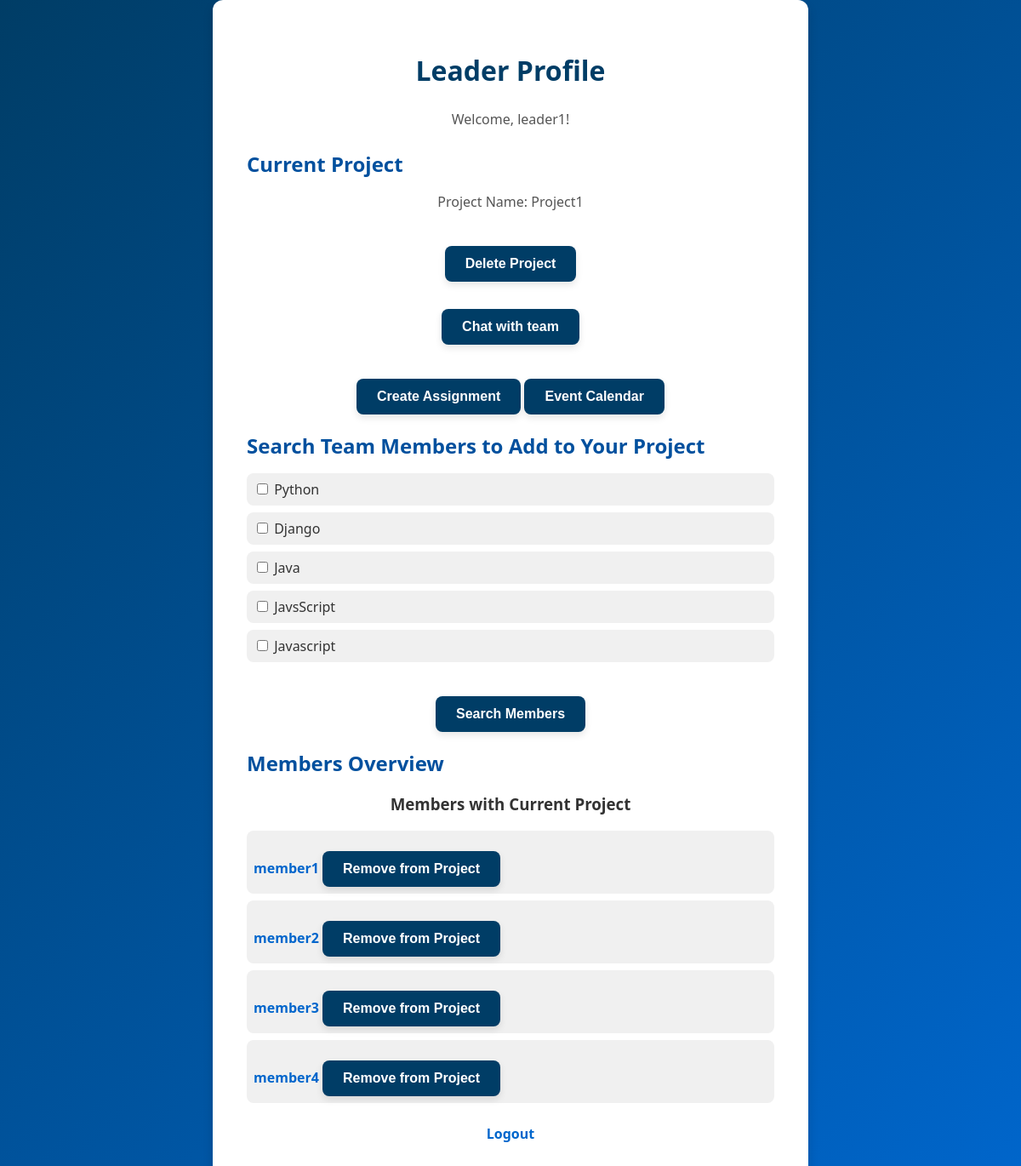
Screenshot of /leader_profile/ (signed in) with the database file from the repository.
### dashboard/models.py (models this page shows, shortened)
class CustomUser(AbstractUser):
    ROLE_CHOICE=(
        ('member','Member'),
        ('leader', 'leader'),
    )
    user_type=models.CharField(max_length=20,choices=ROLE_CHOICE)
    username=models.CharField(max_length=150,unique=True,error_messages={'unique':'A user with this username already exists'})
    is_admin = models.BooleanField(default=False)
    skills=models.ManyToManyField(Skill, blank=True,related_name='users')
    project=models.ForeignKey(Project, on_delete=models.SET_NULL, related_name='project', null=True, blank=True)
    objects=CustomUserManager()

class Project(models.Model):
    name=models.CharField(max_length=100, unique= True)

class Skill(models.Model):
    name=models.CharField(max_length=100, unique=True)
    search_keyword= models.CharField(max_length=100, help_text="keyword to search for videos to learn", blank=True)
    COMPETENCY_CHOICES=(
        ('novice','Novice'),
        ('beginner', 'Beginner'),
        ('intermediate', 'Intermediate'),
        ('proficient', 'Proficient'),
        ('expert', 'Expert'),
    )
    competency=models.CharField(choices=COMPETENCY_CHOICES, max_length=20)

### dashboard/views.py (the view, shortened to what this page needs)
# urls.py: path('leader_profile/', LeaderProfileView.as_view(), name='leader_profile'),
class LeaderProfileView(View):
    def get(self, request, *args, **kwargs):
        user = request.user
        project = user.project
        project_form = LeaderProfileForm()
        all_skills = Skill.objects.all()[:5]
        if project:
            occupied_with_current_project = CustomUser.objects.filter(
                project=project, user_type='member'
            )
        else:
            occupied_with_current_project = CustomUser.objects.none()
        context = {
            'user': user,
            'project': project,
            'project_form': project_form,
            'all_skills': all_skills,
            'occupied_with_current_project': occupied_with_current_project,
        }
        return render(request, 'leader_profile.html', context)

### dashboard/forms.py (shortened to what this page needs)
class LeaderProfileForm(forms.ModelForm):
    name = forms.CharField(label='Project Name', max_length=100, required=True)
    class Meta:
        model = Project
        fields = ['name']

### dashboard/templates/leader_profile.html (shortened to what this page needs)
<!DOCTYPE html>
<html lang="en">
<head>
    {% load static %}
    <link rel="stylesheet" href="{% static 'css/profile.css' %}">
</head>
<body>
    <div class="container">
        <div class="content">
            <h1>Leader Profile</h1>
            <p>Welcome, {{ user.username }}!</p>
            {% if project %}
                <h2>Current Project</h2>
                <p>Project Name: {{ project.name }}</p>
                <form method="post">
                    <button type="submit" name="delete_project">Delete Project</button>
                </form>
                <p><a href="{% url 'team_chat' project.id %}"><button>Chat with team</button></a></p>
            {% endif %}
            <a href="{% url 'search_videos' %}"><button>Create Assignment</button></a>
            <a href="{% url 'calendar_view' %}"><button>Event Calendar</button></a>
            <h2>Search Team Members to Add to Your Project</h2>
            <form method="POST">
                <ul>
                    {% for skill in all_skills %}
                        <li><input type="checkbox" name="selected_skills" value="{{ skill.id }}"> {{ skill.name }}</li>
                    {% empty %}
                        <li>Sorry, no skills available currently</li>
                    {% endfor %}
                </ul>
                <button type="submit" name="search_members">Search Members</button>
            </form>
            <h2>Members Overview</h2>
            {% if occupied_with_current_project %}
                <h3>Members with Current Project</h3>
                <ul>
                    {% for member in occupied_with_current_project %}
                        <li>
                            <a href="{% url 'member_profile' member.id  %}">{{ member.username }}</a>
                            <form method="post" style="display:inline;">
                                <button type="submit" name="remove_member">Remove from Project</button>
                            </form>
                        </li>
                    {% endfor %}
                </ul>
            {% else %}
                <p>No members occupied with the current project.</p>
            {% endif %}
        </div>
        <p>
            <a href="{% url 'logout' %}">Logout</a>
        </p>
    </div>
</body>
</html>

### static/css/profile.css (style rules this page uses)
body { font-family: 'Segoe UI', Tahoma, Geneva, Verdana, sans-serif; margin: 0; padding: 0; background: linear-gradient(135deg, #003d66, #0066cc); color: #333; display: flex; justify-content: center; align-items: center; min-height: 100vh; }
.container { background: #ffffff; border-radius: 12px; box-shadow: 0 6px 12px rgba(0, 0, 0, 0.15); padding: 2.5rem; max-width: 700px; width: 90%; box-sizing: border-box; text-align: center; }
h1 { color: #003d66; font-size: 2rem; font-weight: bold; margin-bottom: 1.5rem; text-align: center; }
h2 { color: #00509e; font-size: 1.5rem; margin-bottom: 1rem; text-align: left; }
p { font-size: 1rem; line-height: 1.5; margin-bottom: 1.5rem; color: #555; }
ul { list-style-type: none; padding: 0; margin-bottom: 1.5rem; text-align: left; }
ul li { background-color: #f0f0f0; border-radius: 8px; margin-bottom: 0.5rem; padding: 0.5rem; font-size: 1rem; color: #333; }
a { text-decoration: none; color: #0066cc; font-weight: bold; }
button, .btn { background-color: #003d66; color: #ffffff; border: none; padding: 0.75rem 1.5rem; border-radius: 8px; font-size: 1rem; cursor: pointer; transition: background-color 0.3s ease, transform 0.3s ease; font-weight: bold; margin-top: 1rem; display: inline-block; box-shadow: 0 4px 8px rgba(0, 0, 0, 0.1); }

### rows the page displays
CustomUser: username "leader1"
Project: name "Project1"
Skill: name "Python"
Skill: name "Django"
Skill: name "Java"
Skill: name "JavsScript"
Skill: name "Javascript"
CustomUser: username "member1"
CustomUser: username "member2"
CustomUser: username "member3"
CustomUser: username "member4"
